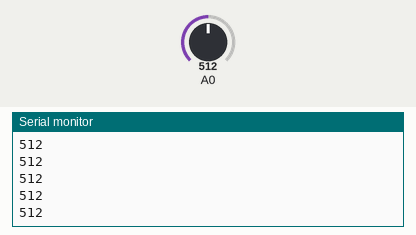
Bench run of a sketch on a simulated Arduino Uno, built with avr-gcc and run on an emulated ATmega328P. On the bench: the last lines printed to the serial monitor. The inputs (shaded band) are chosen by the test bench; at power-on: A0 = 512.

Above: at 1.2 s.
1.3 s: A0 set to 716
At 1.9 s:
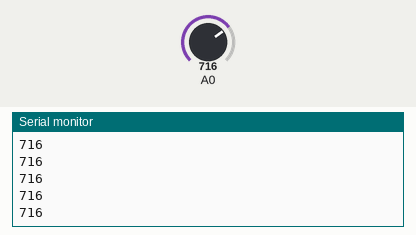
2.8 s: A0 set to 900
At 3.8 s:
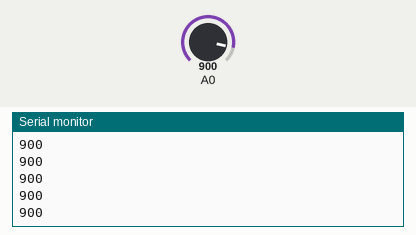
Timing chart, 0 to 5.8 s (numbered marks = the images above; inputs shaded):
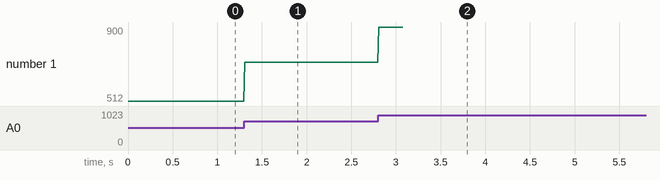

The sketch:

dataset_fast.ino
```cpp
/*
  Dataset 2: High-Rate Sampling (Time-Limited)
  Interval: 10 ms
  Max Duration: 20 seconds
  Max Samples: 300
*/

#include <Arduino.h>

// Variable to store the program start time in milliseconds
unsigned long startTime;
// Counter to track the number of samples collected
int sampleCount = 0;

void setup() {
  // Initialize serial communication at 9600 bits per second
  Serial.begin(9600);

  // Record the time when the setup finishes
  startTime = millis();
}

void loop() {
  // Checks if time is under 20s AND samples are under 300
  // millis() returns the number of milliseconds since the board started
  if ((millis() - startTime <= 20000) && (sampleCount < 300)) {
    // Read the analog value from pin A0 and print it to the Serial Monitor
    Serial.println(analogRead(A0));

    // Increment the sample counter
    sampleCount++;

    // Wait for 10 milliseconds (High Rate)
    delay(10);
  }
}
```

Measured:
- after the input at 1.3 s, the serial monitor: prints a new line at once (image 1)
- after the input at 2.8 s, the serial monitor: prints a new line at once (image 2)
- plotted number 1: 512 → 716 after the input at 1.3 s, 716 → 900 after the input at 2.8 s
